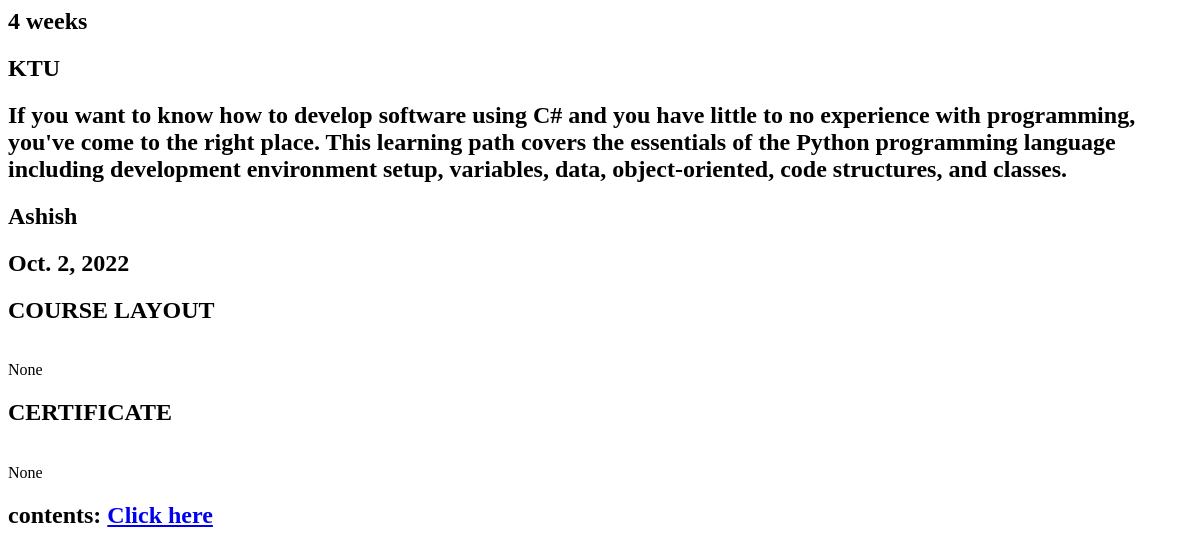
Page /course-detail/2 on the earlier database version.
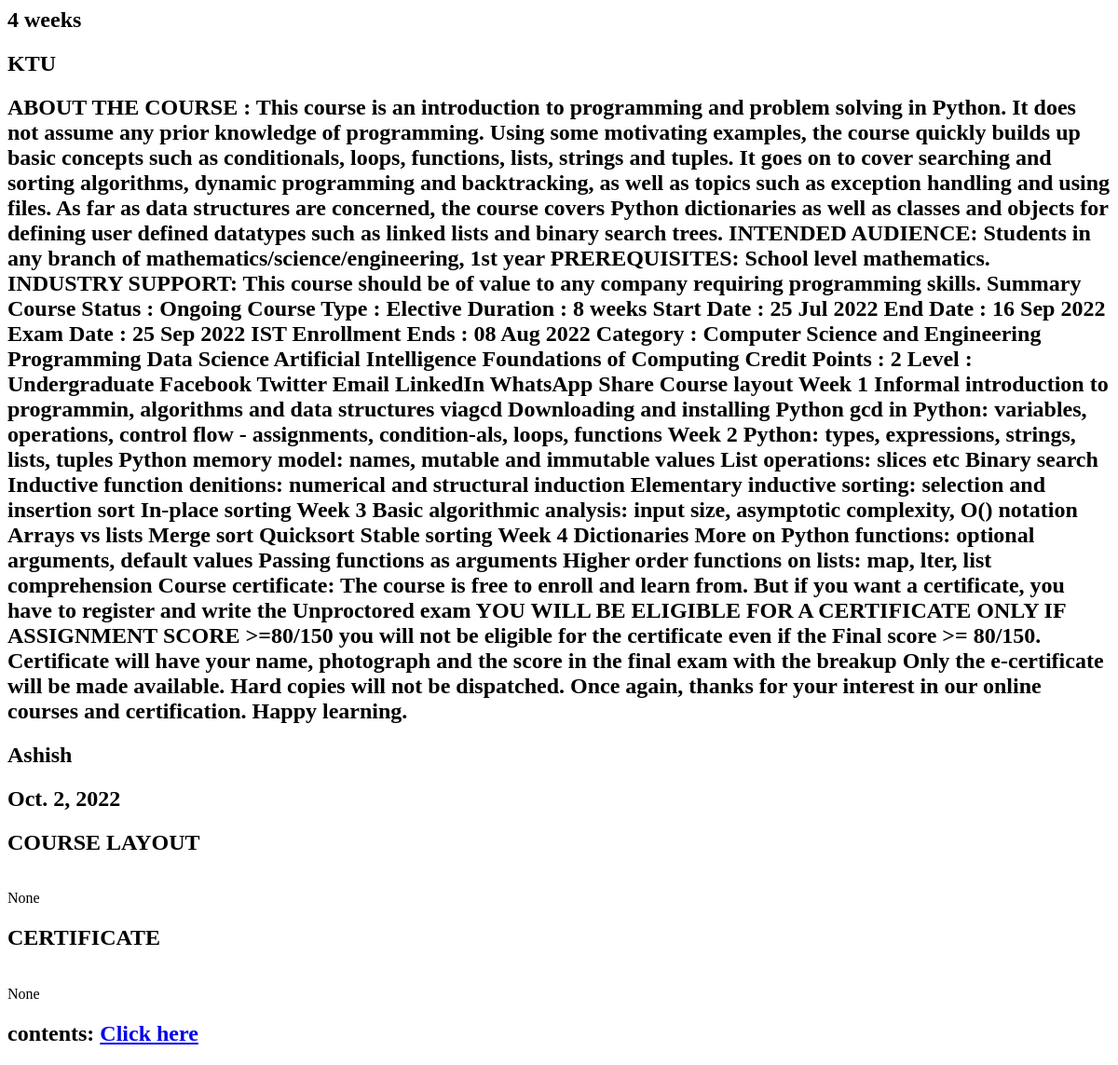
Same page on the later database version.
### Course/models.py (models this page shows, shortened)
class Course(models.Model):
    course_name = models.CharField(max_length=50)
    duration = models.CharField(max_length=50)
    university = models.ForeignKey(University, on_delete=models.CASCADE)
    faculty = models.ForeignKey(Faculty, on_delete=models.CASCADE)
    description = models.TextField()
    created_date = models.DateField()
    is_active = models.BooleanField(default=True)
    course_layout = models.TextField(null = True, blank = True)
    certificate = models.TextField(null = True, blank = True)

### admin_management/models.py (models this page shows)
class University(models.Model):
    university_name = models.CharField(max_length=100, null=True)
    address = models.ForeignKey(Address, on_delete=models.CASCADE)
    email = models.EmailField()
    mobile_number = models.IntegerField(max_length=15)
    def __str__(self):
        return self.university_name

class Faculty(models.Model):
    user=models.OneToOneField(User, on_delete=models.CASCADE, null=True)
    address = models.ForeignKey(Address, on_delete=models.CASCADE)
    phone_number=models.IntegerField( null=True)
    university = models.ForeignKey(University, on_delete=models.CASCADE)
    def __str__(self):
        return self.user.first_name

### user_management/views.py (the view)
# urls.py: path("course-detail/<int:pk>",views.CourseDetails.as_view(), name="course-detail"),
class CourseDetails(generic.DetailView):
    template_name = "coursedetail.html"
    model=Course

### user_management/templates/coursedetail.html (shortened to what this page needs)
<from>
    <h2>{{object.duration}}</h2>
    <h2>{{object.university}}</h2>
    <div>
      <h2>{{object.description}}</h2>
    </div>
    <h2>{{object.faculty}}</h2>
    <h2>{{object.created_date}}</h2>
    <div>
      <H2><B>COURSE LAYOUT</B>
      </H2><br>{{object.course_layout}}</from>
    <div>
      <h2><B>CERTIFICATE</B></h2><br>{{object.certificate}}
    <div>
      <h2>contents: <a href="{% url 'content' object.id %}">Click here</a></h2>
    </div>

Differences in the rows shown:
changed Course "None": description "If you want to know how to develop software using C# and you have little to no experience with programming, you've come to the right place. This learning path covers the essentials of the Python programming language including development environment setup, variables, data, object-oriented, code structures, and classes." → "ABOUT THE COURSE : This course is an introduction to programming and problem solving in Python. It does not assume any prior knowledge of programming. Using some motivating examples, the course quickly builds up basic concepts such as conditionals, loops, functions, lists, strings and tuples. It goes on to cover searching and sorting algorithms, dynamic programming and backtracking, as well as topics such as exception handling and using files. As far as data structures are concerned, the course covers Python dictionaries as well as classes and objects for defining user defined datatypes such as linked lists and binary search trees. INTENDED AUDIENCE: Students in any branch of…"
